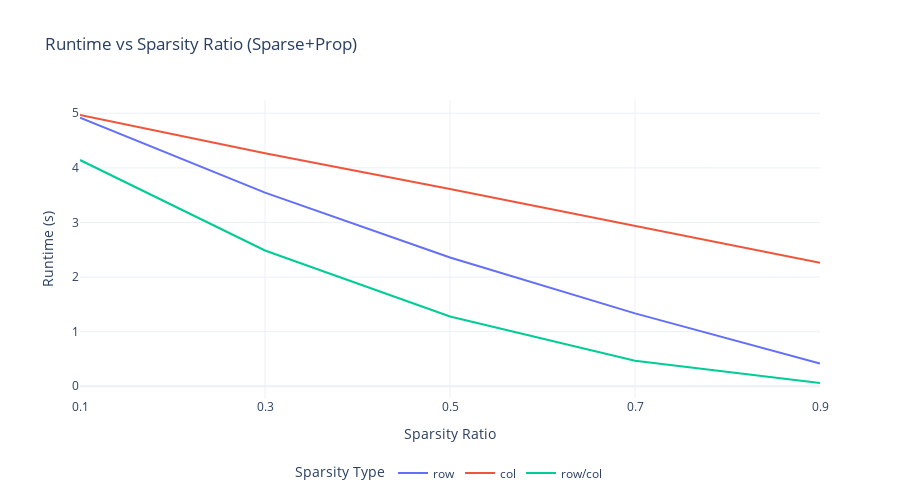

This figure's notebook cell:
### Code cell
#load("bert-2025-07-23 14:11:01.913977.out")

### Figure 1 — Plotly figure (JSON) as saved in the notebook; plotly's stock layout.template omitted (floating-point values rounded to 4 significant figures)
{"data": [{"mode": "lines", "name": "row", "type": "scatter", "x": ["0.1", "0.3", "0.5", "0.7", "0.9"], "y": [4.92, 3.547, 2.36, 1.335, 0.418]}, {"mode": "lines", "name": "col", "type": "scatter", "x": ["0.1", "0.3", "0.5", "0.7", "0.9"], "y": [4.97, 4.269, 3.612, 2.932, 2.263]}, {"mode": "lines", "name": "row/col", "type": "scatter", "x": ["0.1", "0.3", "0.5", "0.7", "0.9"], "y": [4.144, 2.487, 1.277, 0.4693, 0.0582]}], "layout": {"height": 500, "legend": {"orientation": "h", "title": {"text": "Sparsity Type"}, "x": 0.5, "xanchor": "center", "y": -0.3, "yanchor": "bottom"}, "title": {"text": "Runtime vs Sparsity Ratio (Sparse+Prop)"}, "xaxis": {"title": {"text": "Sparsity Ratio"}}, "yaxis": {"title": {"text": "Runtime (s)"}}}}
